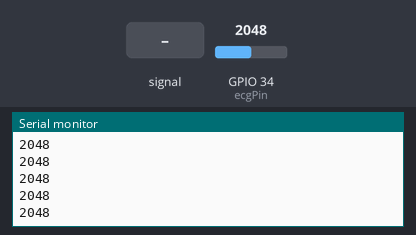
Recording of a sketch running on a simulated ESP32. On the bench: the last lines printed to the serial monitor. Inputs (shaded band) come from the test bench; at power-on: GPIO 34 (ecgPin) = 2048.

Above: at 1.2 s.
1.3 s: GPIO 34 (ecgPin) fed a 200 Hz sine of ±327 counts around its level
At 2.3 s:
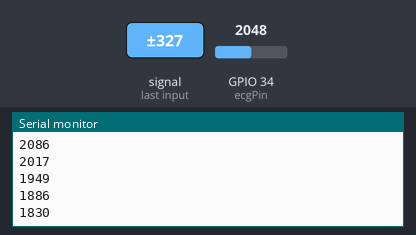
2.8 s: GPIO 34 (ecgPin) set to 2866
At 3.8 s:
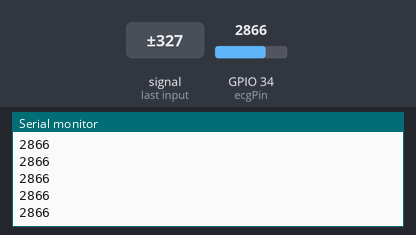
4.3 s: GPIO 34 (ecgPin) fed a 1000 Hz sine of ±1023 counts around its level
5.8 s: GPIO 34 (ecgPin) set to 2047
At 6.9 s:
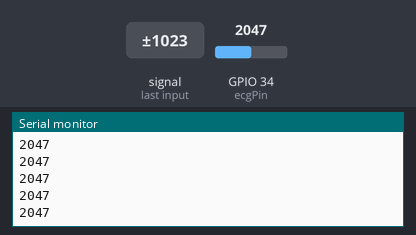
Timing chart, 0 to 8.3 s (numbered marks = the images above; inputs shaded):
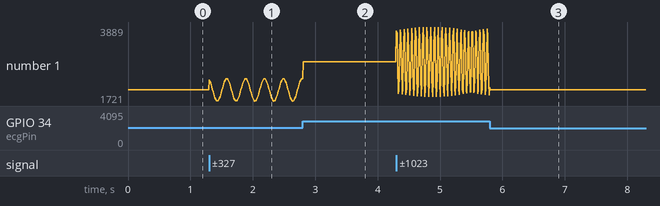

Measured:
- after the input at 1.3 s, the serial monitor: prints a new line at once (image 1)
- plotted number 1: 2048 → 2374 after the input at 1.3 s

The sketch:

esp32_analog_test.ino
```cpp
const int ecgPin = 34;

void setup() {
  Serial.begin(115200);
}

void loop() {
  int value = analogRead(ecgPin);
  Serial.println(value);
  delay(10);
}
```
